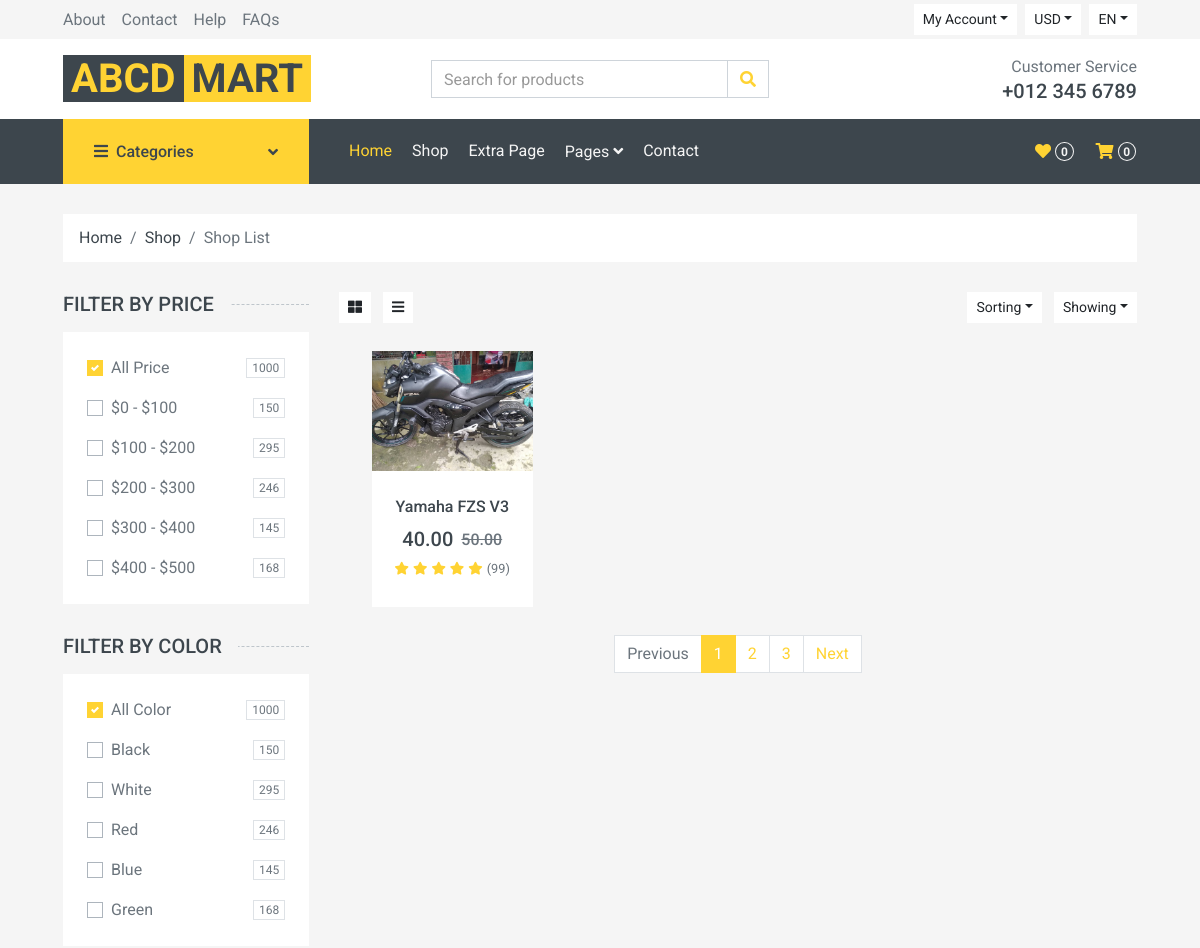
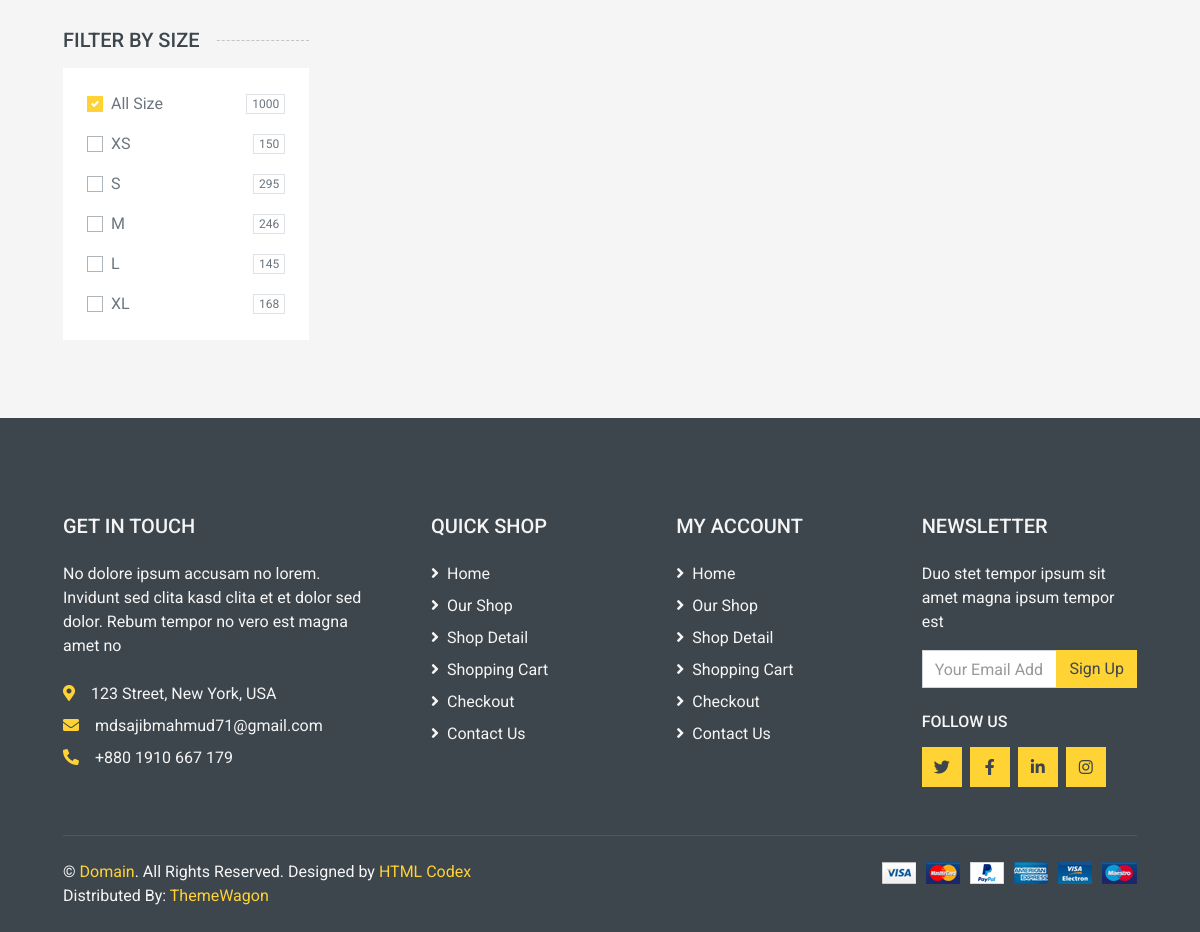
Screenshot of /shop-motorbike with the database file from the repository (2 pictures, top to bottom).
### products/models.py (models this page shows, shortened)
class ProductImage(models.Model):
    product = models.ForeignKey(Product, on_delete=models.CASCADE, related_name="product_image")
    image = models.ImageField(
        verbose_name=_("image"),
        help_text=_("Upload a product image"),
        upload_to="images/",
        default="images/default.png",
    )
    alt_text = models.CharField(
        verbose_name=_("Alturnative text"),
        help_text=_("Please add alturnative text"),
        max_length=255,
        null=True,
        blank=True,
    )
    is_feature = models.BooleanField(default=False)
    created_at = models.DateTimeField(auto_now_add=True, editable=False)
    updated_at = models.DateTimeField(auto_now=True)
    class Meta:
        verbose_name = _("Product Image")
        verbose_name_plural = _("Product Images")

class Product(models.Model):
    product_type = models.ForeignKey(ProductType, on_delete=models.RESTRICT)
    category = models.ForeignKey(Category, on_delete=models.RESTRICT)
    title = models.CharField(
        verbose_name=_("title"),
        help_text=_("Required"),
        max_length=255,
    )
    description = models.TextField(verbose_name=_("description"), help_text=_("Not Required"), blank=True)
    slug = models.SlugField(max_length=255)
    regular_price = models.DecimalField(
        verbose_name=_("Regular price"),
        help_text=_("Maximum 999.99"),
        error_messages={
            "name": {
                "max_length": _("The price must be between 0 and 999.99."),
            },
        },
        max_digits=5,
        decimal_places=2,
    )
    discount_price = models.DecimalField(
        verbose_name=_("Discount price"),
        help_text=_("Maximum 999.99"),
        error_messages={
            "name": {
                "max_length": _("The price must be between 0 and 999.99."),
            },
        },
        max_digits=5,
        decimal_places=2,
    )
    is_active = models.BooleanField(
        verbose_name=_("Product visibility"),
        help_text=_("Change product visibility"),
        default=True,
    )
    created_at = models.DateTimeField(_("Created at"), auto_now_add=True, editable=False)
    updated_at = models.DateTimeField(_("Updated at"), auto_now=True)
    users_wishlist = models.ManyToManyField(settings.AUTH_USER_MODEL, related_name="user_wishlist", blank=True)
    class Meta:
        ordering = ("-created_at",)
        verbose_name = _("Product")
        verbose_name_plural = _("Products")
    def get_absolute_url(self):
        return reverse("products:product_detail", args=[self.slug])

### products/views.py (the view)
# urls.py: path('shop-<slug:slug>', views.product_filter, name='product_filter')
def product_filter(request, slug=None):
    category = get_object_or_404(Category, slug=slug)
    products = Product.objects.filter(category = category)
    return render(request,'products/shop.html',{'category' : category, 'products' : products})

### cart/cart.py (called while the page is built)
    def __len__(self):
        return sum(item['qty'] for item in self.cart.values())

### cart/context_processors.py (called while the page is built)
def cart(request):
    return {'cart': Cart(request)}

### products/models.py (called while the page is built)
    def get_absolute_url(self):
        return reverse("products:product_filter", args=[self.slug])

### products/views.py (called while the page is built)
def categories(request):
    return {
        'categories': Category.objects.all()
    }

### templates/products/shop.html (shortened to what this page needs)
{% extends 'base.html' %}
{% load static %}
{% block content %}
    <div class="container-fluid">
        <div class="row px-xl-5">
            <div class="col-12">
                <nav class="breadcrumb bg-light mb-30">
                    <a class="breadcrumb-item text-dark" href="#">Home</a>
                    <a class="breadcrumb-item text-dark" href="#">Shop</a>
                    <span class="breadcrumb-item active">Shop List</span>
                </nav>
            </div>
        </div>
    </div>
    <div class="container-fluid">
        <div class="row px-xl-5">
            <div class="col-lg-3 col-md-4">
                <h5 class="section-title position-relative text-uppercase mb-3"><span class="bg-secondary pr-3">Filter by price</span></h5>
                <div class="bg-light p-4 mb-30">
                    <form>
                        <div class="custom-control custom-checkbox d-flex align-items-center justify-content-between mb-3">
                            <label class="custom-control-label" for="price-all">All Price</label>
                            <span class="badge border font-weight-normal">1000</span>
                        </div>
                        <div class="custom-control custom-checkbox d-flex align-items-center justify-content-between mb-3">
                            <label class="custom-control-label" for="price-1">$0 - $100</label>
                            <span class="badge border font-weight-normal">150</span>
                        </div>
                        <div class="custom-control custom-checkbox d-flex align-items-center justify-content-between mb-3">
                            <label class="custom-control-label" for="price-2">$100 - $200</label>
                            <span class="badge border font-weight-normal">295</span>
                        </div>
                        <div class="custom-control custom-checkbox d-flex align-items-center justify-content-between mb-3">
                            <label class="custom-control-label" for="price-3">$200 - $300</label>
                            <span class="badge border font-weight-normal">246</span>
                        </div>
                        <div class="custom-control custom-checkbox d-flex align-items-center justify-content-between mb-3">
                            <label class="custom-control-label" for="price-4">$300 - $400</label>
                            <span class="badge border font-weight-normal">145</span>
                        </div>
                        <div class="custom-control custom-checkbox d-flex align-items-center justify-content-between">
                            <label class="custom-control-label" for="price-5">$400 - $500</label>
                            <span class="badge border font-weight-normal">168</span>
                        </div>
                    </form>
                </div>
                <h5 class="section-title position-relative text-uppercase mb-3"><span class="bg-secondary pr-3">Filter by color</span></h5>
                <div class="bg-light p-4 mb-30">
                    <form>
                        <div class="custom-control custom-checkbox d-flex align-items-center justify-content-between mb-3">
                            <label class="custom-control-label" for="price-all">All Color</label>
                            <span class="badge border font-weight-normal">1000</span>
                        </div>
                        <div class="custom-control custom-checkbox d-flex align-items-center justify-content-between mb-3">
                            <label class="custom-control-label" for="color-1">Black</label>
                            <span class="badge border font-weight-normal">150</span>
                        </div>
                        <div class="custom-control custom-checkbox d-flex align-items-center justify-content-between mb-3">
                            <label class="custom-control-label" for="color-2">White</label>
                            <span class="badge border font-weight-normal">295</span>
                        </div>
                        <div class="custom-control custom-checkbox d-flex align-items-center justify-content-between mb-3">
                            <label class="custom-control-label" for="color-3">Red</label>
                            <span class="badge border font-weight-normal">246</span>
                        </div>
                        <div class="custom-control custom-checkbox d-flex align-items-center justify-content-between mb-3">
                            <label class="custom-control-label" for="color-4">Blue</label>
                            <span class="badge border font-weight-normal">145</span>
                        </div>
                        <div class="custom-control custom-checkbox d-flex align-items-center justify-content-between">
                            <label class="custom-control-label" for="color-5">Green</label>
                            <span class="badge border font-weight-normal">168</span>
                        </div>
                    </form>
                </div>
                <h5 class="section-title position-relative text-uppercase mb-3"><span class="bg-secondary pr-3">Filter by size</span></h5>
                <div class="bg-light p-4 mb-30">
                    <form>
                        <div class="custom-control custom-checkbox d-flex align-items-center justify-content-between mb-3">
                            <label class="custom-control-label" for="size-all">All Size</label>
                            <span class="badge border font-weight-normal">1000</span>
                        </div>
                        <div class="custom-control custom-checkbox d-flex align-items-center justify-content-between mb-3">
                            <label class="custom-control-label" for="size-1">XS</label>
                            <span class="badge border font-weight-normal">150</span>
                        </div>
                        <div class="custom-control custom-checkbox d-flex align-items-center justify-content-between mb-3">
                            <label class="custom-control-label" for="size-2">S</label>
                            <span class="badge border font-weight-normal">295</span>
                        </div>
                        <div class="custom-control custom-checkbox d-flex align-items-center justify-content-between mb-3">
                            <label class="custom-control-label" for="size-3">M</label>
                            <span class="badge border font-weight-normal">246</span>
                        </div>
                        <div class="custom-control custom-checkbox d-flex align-items-center justify-content-between mb-3">
                            <label class="custom-control-label" for="size-4">L</label>
                            <span class="badge border font-weight-normal">145</span>
                        </div>
                        <div class="custom-control custom-checkbox d-flex align-items-center justify-content-between">
                            <label class="custom-control-label" for="size-5">XL</label>
                            <span class="badge border font-weight-normal">168</span>
                        </div>
                    </form>
                </div>
            </div>
            <div class="col-lg-9 col-md-8">
                <div class="row pb-3">
                    <div class="col-12 pb-1">
                        <div class="d-flex align-items-center justify-content-between mb-4">
                            <div>
                                <button class="btn btn-sm btn-light"><i class="fa fa-th-large"></i></button>
                                <button class="btn btn-sm btn-light ml-2"><i class="fa fa-bars"></i></button>
                            </div>
                            <div class="ml-2">
                                <div class="btn-group">
                                    <button type="button" class="btn btn-sm btn-light dropdown-toggle" data-toggle="dropdown">Sorting</button>
                                </div>
                                <div class="btn-group ml-2">
                                    <button type="button" class="btn btn-sm btn-light dropdown-toggle" data-toggle="dropdown">Showing</button>
                                </div>
                            </div>
                        </div>
                    </div>
                    <div class="row px-xl-5">
                        {% for product in products %}
                        <div class="col-lg-3 col-md-4 col-sm-6 pb-1">
                            <div class="product-item bg-light mb-4">
                                <div class="product-img position-relative overflow-hidden">
                                    {% for image in product.product_image.all %}
                                    {% if image.is_feature %}
                                    <img class="img-fluid w-100" src="{{image.image.url}}" alt="">
                                    <div class="product-action">
                                    </div>
                                    {% endif %}
                                    {% endfor %}
                                </div>
                                <div class="text-center py-4">
                                    <a class="h6 text-decoration-none text-truncate"
                                       href="{{ product.get_absolute_url }}">{{product.title}}</a>
                                    <div class="d-flex align-items-center justify-content-center mt-2">
                                        <h5>{{product.discount_price}}</h5>
                                        <h6 class="text-muted ml-2">
                                            <del>{{product.regular_price}}</del>
                                        </h6>
                                    </div>
                                    <div class="d-flex align-items-center justify-content-center mb-1">
                                        <small class="fa fa-star text-primary mr-1"></small>
                                        <small class="fa fa-star text-primary mr-1"></small>
                                        <small class="fa fa-star text-primary mr-1"></small>
                                        <small class="fa fa-star text-primary mr-1"></small>
                                        <small class="fa fa-star text-primary mr-1"></small>
                                        <small>(99)</small>
                                    </div>
                                </div>
                            </div>
                        </div>
                        {% endfor %}
                    </div>
                    <div class="col-12">
                        <nav>
                          <ul class="pagination justify-content-center">
                            <li class="page-item disabled"><a class="page-link" href="#">Previous</span></a></li>
                            <li class="page-item active"><a class="page-link" href="#">1</a></li>
                            <li class="page-item"><a class="page-link" href="#">2</a></li>
                            <li class="page-item"><a class="page-link" href="#">3</a></li>
                            <li class="page-item"><a class="page-link" href="#">Next</a></li>
                          </ul>
                        </nav>
                    </div>
                </div>
            </div>
        </div>
    </div>
{% endblock %}

### rows the page displays
Product: title "Yamaha FZS V3", discount_price "40.00", regular_price "50.00"
ProductImage: image (picture)
